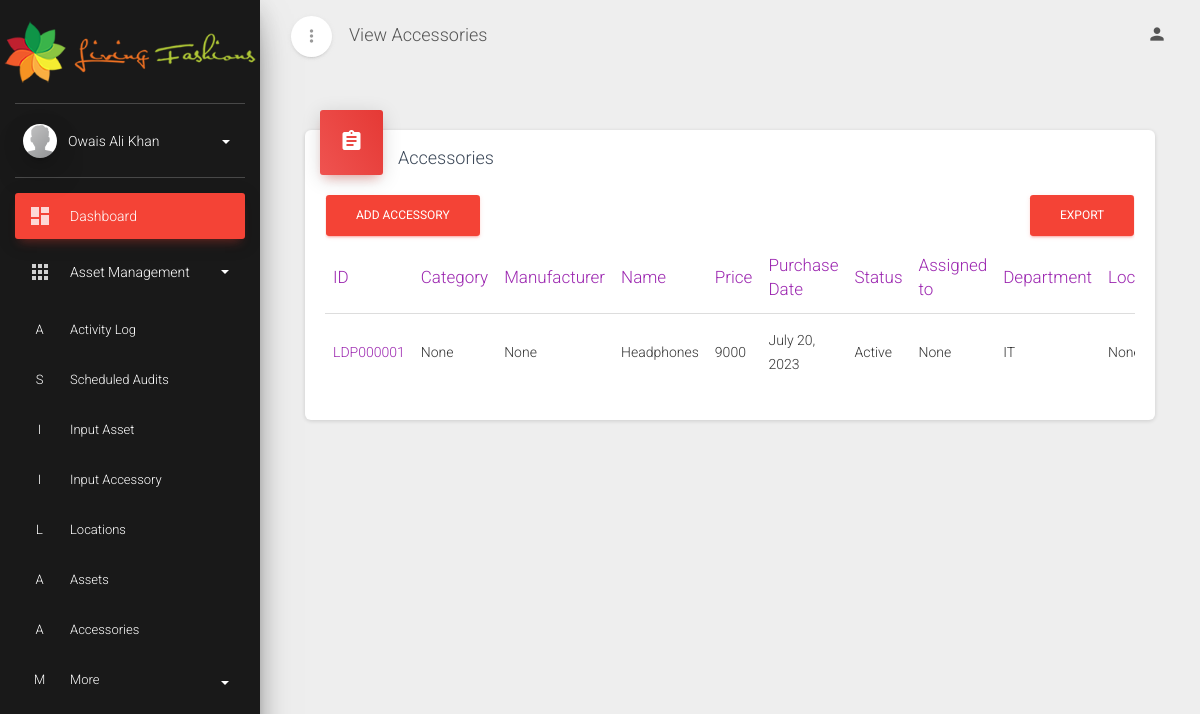
/view_accessories/ (signed in), run on an earlier commit of the app's database.
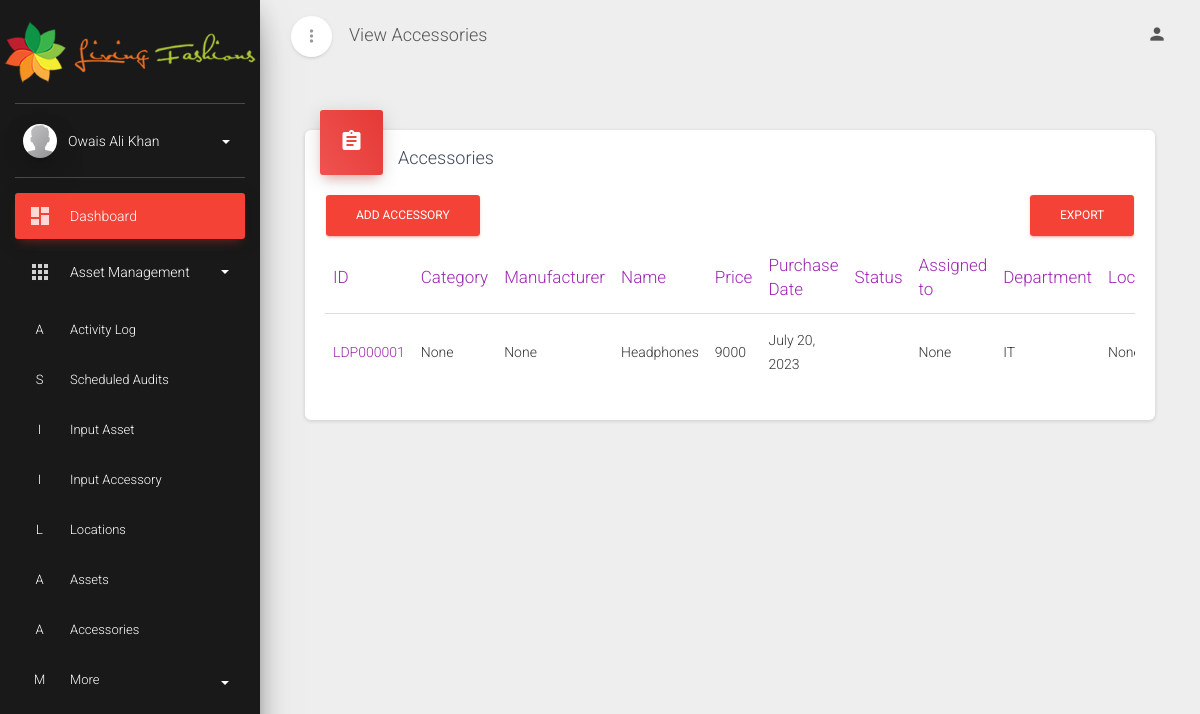
And on a later commit of the database.
### webapp/models.py (models this page shows, shortened)
class Accessory(models.Model):
    category = models.ForeignKey(Category, on_delete=models.SET_NULL, null=True)
    manufacturer = models.ForeignKey(Manufacturer, on_delete=models.SET_NULL, null=True)
    name = models.CharField(max_length=200, help_text='Name of asset')
    price = models.IntegerField(help_text='Price of asset in rupees')
    purchase_date = models.DateField(help_text='Date of asset purchase')
    status = models.ForeignKey(Status, on_delete=models.SET_NULL, null=True)
    department = models.ForeignKey(Department, on_delete=models.SET_NULL, null=True)
    supplier = models.ForeignKey(Supplier, on_delete=models.SET_NULL, null=True)
    assigned_to = models.ForeignKey(Employee, on_delete=models.SET_NULL, null=True)
    location = models.ForeignKey(Location, on_delete=models.SET_NULL, null=True)
    accessory_image = models.ImageField(upload_to='images/', blank=True, null=True)
    serial = models.CharField(max_length=200, help_text='Serial number of asset', blank=True)
    invoice = models.IntegerField(help_text='Invoice number of asset', blank=True, null=True)

class Status(models.Model):
    name = models.CharField(max_length=200, help_text="Status of asset", unique=True)

class Department(models.Model):
    name = models.CharField(max_length=200, help_text="Name of department", unique=True)
    def __str__(self):
        return f"{self.name}"

### webapp/views.py (the view)
# urls.py: path('view_accessories/', views.AccessoryListView.as_view(), name='view_accessory-list'),
class AccessoryListView(LoginRequiredMixin, ListView):
    model = Accessory
    context_object_name = 'accessories'
    template_name = 'webapp/view_accessory.html'

### webapp/templates/webapp/view_accessory.html (shortened to what this page needs)
{% extends 'master.html' %}
{% block title %}View Accessories{% endblock title %}
{% block content %}
<div class="content">
  <div class="container-fluid">
    <div class="container-fluid">
      <div class="row">
        <div class="col-md-12">
          <div class="card">
            <div class="card-header card-header-icon card-header-danger">
              <div class="card-icon">
                <i class="material-icons">assignment</i>
              </div>
              <h4 class="card-title">Accessories</h4>
            </div>
            <div class="card-body">
              <div class="table-responsive">
                <a class="btn btn-danger" href="{% url 'input_accessory' %}" role="button">Add accessory</a>
                <a class="btn btn-danger float-right" href="{% url 'export_accessories' %}" role="button">Export</a>
                <table class="table">
                  <thead class="text-primary">
                    <th>ID</th>
                    <th>Category</th>
                    <th>Manufacturer</th>
                    <th>Name</th>
                    <th>Price</th>
                    <th>Purchase Date</th>
                    <th>Status</th>
                    <th>Assigned to</th>
                    <th>Department</th>
                    <th>Location</th>
                  </thead>
                  <tbody>
                    {% for accessory in accessories %}
                    <tr>
                      <td><a href="{% url 'view_accessory-detail' accessory.id %}">LDP{{ accessory.id|stringformat:"06d" }}</a></td>
                      <td>{{ accessory.category }}</td>
                      <td>{{ accessory.manufacturer }}</td>
                      <td>{{ accessory.name }}</td>
                      <td>{{ accessory.price }}</td>
                      <td>{{ accessory.purchase_date }}</td>
                      <td>{{ accessory.status.name }}</td>
                      <td>{{ accessory.assigned_to }}</td>
                      <td>{{ accessory.department }}</td>
                      <td>{{ accessory.location }}</td>
                    </tr>
                    {% endfor %}
                </table>
              </div>
            </div>
          </div>
        </div>
      </div>
    </div>
  </div>
</div>
{% endblock %}

What changed in the data, as far as the page shows it:
changed Accessory "None": status.name "Active" → (not shown)
